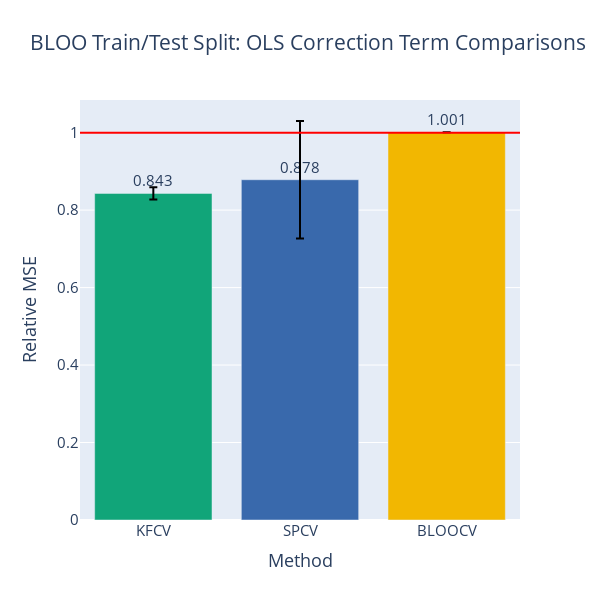

Source (notebook cell):
### Code cell
fig = gen_model_barplots(
    [[bloo_out_corr, bloo_kfcv_corr, bloo_spcv_corr, bloo_bloocv_corr]], 
    [""], 
    est_names, 
    title="BLOO Train/Test Split: OLS Correction Term Comparisons", 
    has_elev_err=False,
    color_discrete_sequence=[px.colors.qualitative.Bold[i] for i in [1,2,3]],
    err_bars=True,
)
fig.show()

### Figure 1 — Plotly figure (JSON) as saved in the notebook; plotly's stock layout.template omitted (floating-point values rounded to 4 significant figures)
{"data": [{"error_y": {"array": [0.01585, 0.1516, 3.957e-16], "color": "black", "type": "data"}, "marker": {"color": ["rgb(17, 165, 121)", "rgb(57, 105, 172)", "rgb(242, 183, 1)"]}, "text": [0.843, 0.878, 1.001], "textposition": "outside", "type": "bar", "x": ["KFCV", "SPCV", "BLOOCV"], "xaxis": "x", "y": [0.8431, 0.8784, 1.001], "yaxis": "y"}], "layout": {"font": {"size": 15}, "height": 600, "shapes": [{"line": {"color": "red"}, "type": "line", "x0": 0, "x1": 1, "xref": "x domain", "y0": 1, "y1": 1, "yref": "y"}], "showlegend": false, "title": {"text": "BLOO Train/Test Split: OLS Correction Term Comparisons"}, "width": 600, "xaxis": {"anchor": "y", "domain": [0, 1], "title": {"text": "Method"}}, "yaxis": {"anchor": "x", "domain": [0, 1], "title": {"text": "Relative MSE"}}}}
